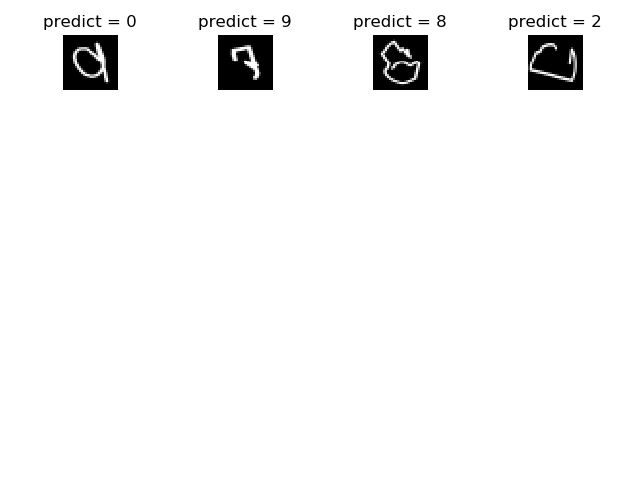

Source code (Python):
import pandas as pd
import numpy as np
import os
import cv2
from sklearn.model_selection import train_test_split
from sklearn.preprocessing import MinMaxScaler
import keras
from keras.models import Sequential
from keras.layers import Dense, Dropout, Flatten, Activation
from keras.layers.convolutional import Conv2D, MaxPooling2D
import tensorflow as tf
import keras.backend.tensorflow_backend as K
import matplotlib.pyplot as plt
from imageloader import data_process
columns = ['x','y', 'label']
j = 0
x_data = []
y_data = []
scaler = MinMaxScaler()

dp = data_process('./DATA/aug/all')
dp.point_data_load()
dp.image_make()
dp.data_shuffle()

size = int(np.size(dp.images,0) * 0.7)

X_train = dp.images[:size]
X_test = dp.images[size:]
Y_train = dp.label[:size]
Y_test = dp.label[size:]
Y_train = keras.utils.to_categorical(Y_train,num_classes=10, dtype='float32')
Y_test = keras.utils.to_categorical(Y_test,num_classes=10, dtype='float32')

model = Sequential()
model.add(Conv2D(32, kernel_size=5, padding="same",input_shape=(28, 28, 1), activation = 'relu'))
model.add(MaxPooling2D(pool_size=(2, 2), strides=(2, 2)))
model.add(Conv2D(64, kernel_size=3, padding="same", activation = 'relu'))
model.add(MaxPooling2D(pool_size=(3, 3), strides=(1, 1)))
model.add(Conv2D(128, kernel_size=3, padding="same", activation = 'relu'))
model.add(MaxPooling2D(pool_size=(3, 3), strides=(1, 1)))
model.add(Flatten())
model.add(Dense(units=1024, activation='relu'  ))
model.add(Dropout(0.3))

model.add(Dense(10,activation='softmax'))

model.summary()

config = tf.ConfigProto()
config.gpu_options.allow_growth = True
sess = tf.Session(config=config)

model.compile(loss='categorical_crossentropy', optimizer='adam', metrics=['accuracy'])
hist = model.fit(X_train, Y_train,
                batch_size=32,
                validation_data=(X_test,Y_test),
                epochs=70,
                verbose=1)

score = model.evaluate(X_test, Y_test, verbose=0)
pred = model.predict(X_test)
true_value = np.argmax(Y_test,1)
predict_value = np.argmax(pred,1)
print(np.argmax(pred,axis=1))
#print("복원된 모델의 정확도: {:5.2f}%".format(100*score))
list_ = []
for i in range(np.size(true_value,0)):
  if(true_value[i] != predict_value[i]):
    print('t:{},p:{}'.format(true_value[i],predict_value[i]))
    list_.append(i)



ROW = 5
COLUMN = 4
j = 1
for i in list_:
    if(j> 20):
      j = 20
    # train[i][0] is i-th image data with size 28x28
    image = X_test[i].reshape(28, 28)   # not necessary to reshape if ndim is set to 2
    plt.subplot(ROW, COLUMN, j)         # subplot with size (width 3, height 5)
    j +=1
    plt.imshow(image, cmap='gray')  # cmap='gray' is for black and white picture.
    # train[i][1] is i-th digit label
    plt.title('predict = {}'.format(np.argmax(pred[i],0)))
    plt.axis('off')  # do not show axis value
plt.tight_layout()   # automatic padding between subplots
plt.savefig('cnn.png')
plt.show()